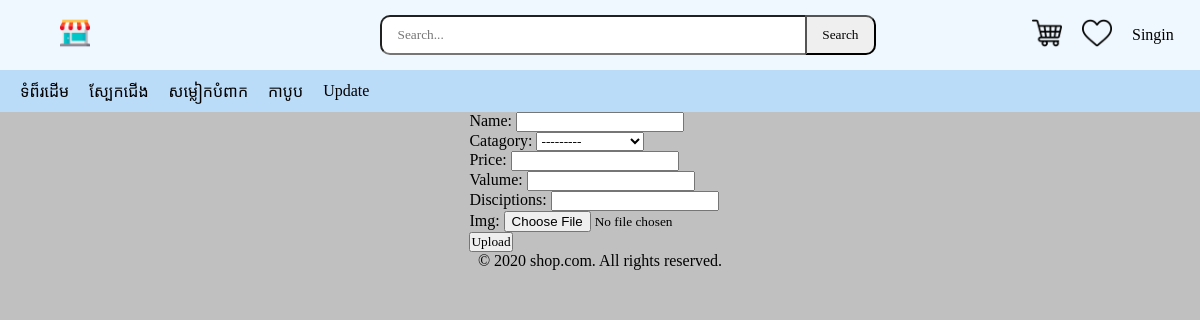
Page /shop/update on the committed database.
### shop/models.py (models this page shows)
class Catagory(models.Model):
    name = models.CharField(max_length=255)
    def __str__(self):
        return f"({self.id}) {self.name}"

### shop/views.py (the view)
# urls.py: path('update', views.update, name='update'),
def update(request):
    if request.method == 'POST':
        form = ProductForm(request.POST, request.FILES)
        if form.is_valid():
            form.save()
            return redirect('home')
    else:
        form = ProductForm()
    catagory = Catagory.objects.all()
    return render(request, 'shop/product_update.html', {'form': form ,'catagories': catagory})

### shop/forms.py
class ProductForm(forms.ModelForm):
    class Meta:
        model = product
        fields = ['name', 'catagory','price','valume','disciptions','img']

### shop/templates/shop/product_update.html
{% extends "shop/index.html" %} {% block body %}
<form method="post" enctype="multipart/form-data">
  {% csrf_token %} {{ form.as_p }}
  <button type="submit">Upload</button>
</form>
{% endblock %}

### shop/templates/shop/navs.html (shortened to what this page needs)
<!DOCTYPE html>
{% load static %}
<html lang="en">
  <head>
    <link rel="stylesheet" href="{% static 'css/navs.css' %}" />
  </head>
  <body>
    <a href="{% url 'home' %}" id="link">ទំព៏រដើម</a>
    {% for x in catagories %}
    <a href="{% url 'catagories' id=x.id %}">{{ x.name }}</a>
    {% endfor %}
    <a href="{% url 'update' %}">Update</a>
  </body>
</html>

### shop/static/css/style.css (style rules this page uses)
* { box-sizing: border-box; font-family: Khmer OS Battambang; margin: 0; padding: 0; }
body { background-color: rgba(132, 132, 132, 0.507); }

### shop/static/css/navs.css (style rules this page uses)
a { text-decoration: none; color: black; padding-left: 20px; }

### rows in the picture
Catagory: name "ស្បែកជើង"
Catagory: name "សម្លៀកបំពាក"
Catagory: name "កាបូប"
